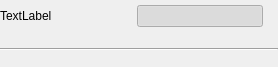
<?xml version="1.0" encoding="UTF-8"?>
<ui version="4.0">
 <class>MenuHeader</class>
 <widget class="QWidget" name="MenuHeader">
  <property name="geometry">
   <rect>
    <x>0</x>
    <y>0</y>
    <width>278</width>
    <height>67</height>
   </rect>
  </property>
  <property name="windowTitle">
   <string>Form</string>
  </property>
  <layout class="QVBoxLayout" name="verticalLayout">
   <property name="leftMargin">
    <number>0</number>
   </property>
   <property name="topMargin">
    <number>0</number>
   </property>
   <property name="rightMargin">
    <number>0</number>
   </property>
   <property name="bottomMargin">
    <number>10</number>
   </property>
   <item>
    <layout class="QHBoxLayout" name="hLayout">
     <property name="spacing">
      <number>10</number>
     </property>
     <property name="topMargin">
      <number>0</number>
     </property>
     <property name="rightMargin">
      <number>15</number>
     </property>
     <item>
      <widget class="QLabel" name="lblTitle">
       <property name="text">
        <string>TextLabel</string>
       </property>
       <property name="menu_header_lbl" stdset="0">
        <bool>true</bool>
       </property>
      </widget>
     </item>
     <item>
      <widget class="adiscope::CustomSwitch" name="btnEnabled">
       <property name="text">
        <string/>
       </property>
       <property name="checkable">
        <bool>true</bool>
       </property>
       <property name="checked">
        <bool>true</bool>
       </property>
      </widget>
     </item>
    </layout>
   </item>
   <item>
    <spacer name="vSpacer">
     <property name="orientation">
      <enum>Qt::Vertical</enum>
     </property>
     <property name="sizeType">
      <enum>QSizePolicy::Fixed</enum>
     </property>
     <property name="sizeHint" stdset="0">
      <size>
       <width>0</width>
       <height>10</height>
      </size>
     </property>
    </spacer>
   </item>
   <item>
    <widget class="Line" name="lineSeparator">
     <property name="minimumSize">
      <size>
       <width>0</width>
       <height>2</height>
      </size>
     </property>
     <property name="orientation">
      <enum>Qt::Horizontal</enum>
     </property>
    </widget>
   </item>
  </layout>
 </widget>
 <customwidgets>
  <customwidget>
   <class>adiscope::CustomSwitch</class>
   <extends>QPushButton</extends>
   <header>gui/customSwitch.hpp</header>
  </customwidget>
 </customwidgets>
 <resources/>
 <connections/>
</ui>
